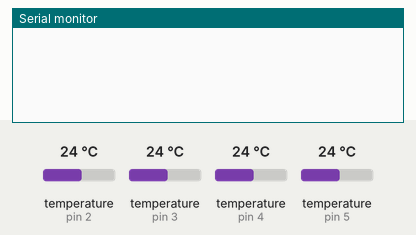
Recording of a sketch running on a simulated Arduino Uno, built with avr-gcc and run on an emulated ATmega328P. Shown: the last lines printed to the serial monitor. The test bench sets the inputs (shaded band); at power-on: temperature (sensors on pin 2, pin 3, pin 4, pin 5) 24 °C.

Above: at 1.2 s.
1.3 s: temperature (sensor on pin 2) set to 12 °C
At 4.2 s:
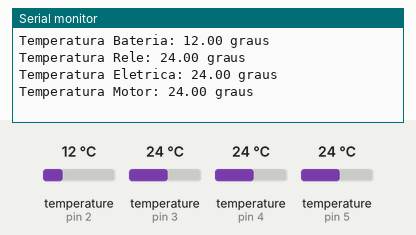
7.0 s: temperature (sensor on pin 3) set to 12 °C
At 7.7 s:
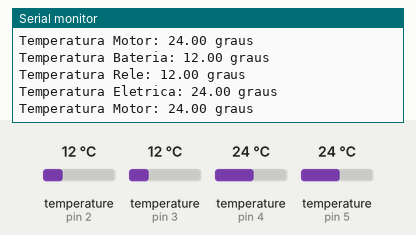
12.7 s: temperature (sensor on pin 4) set to 12 °C
At 15.9 s:
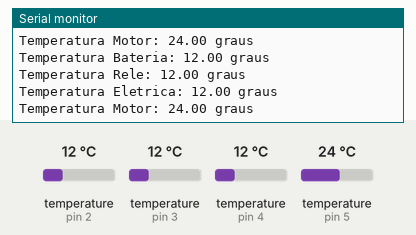
18.4 s: temperature (sensor on pin 5) set to 12 °C
At 20.6 s:
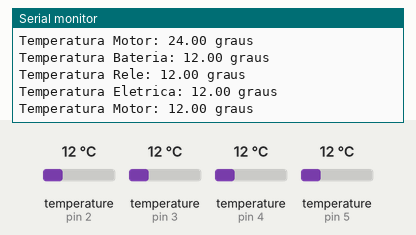
24.1 s: temperature (sensor on pin 2) set to 19 °C
29.8 s: temperature (sensor on pin 3) set to 19 °C
At 32.3 s:
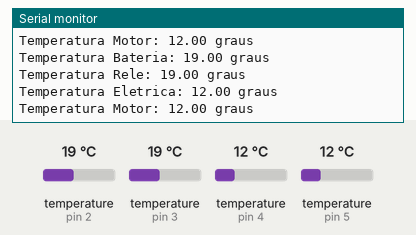
Timing chart, 0 to 33.8 s (numbered marks = the images above; inputs shaded):
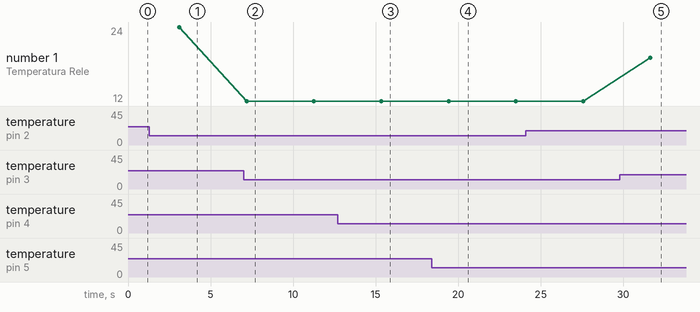

The sketch:

main.pak.ino
```cpp
#include <OneWire.h>
#include <DallasTemperature.h>

// Ajustar canais digitais, colocar nome de referência de cada canal
#define Sensor_Temp_Bateria 2
#define Sensor_Temp_rele 3
#define Sensor_Temp_eletrica 4
#define Sensor_Temp_motor 5

// Cria instâncias OneWire para cada sensor
OneWire oneWire_Bateria(Sensor_Temp_Bateria);
OneWire oneWire_rele(Sensor_Temp_rele);
OneWire oneWire_eletrica(Sensor_Temp_eletrica);
OneWire oneWire_motor(Sensor_Temp_motor);

// Cria instâncias DallasTemperature para cada sensor
DallasTemperature sensors_Bateria(&oneWire_Bateria);
DallasTemperature sensors_rele(&oneWire_rele);
DallasTemperature sensors_eletrica(&oneWire_eletrica);
DallasTemperature sensors_motor(&oneWire_motor);

void setup() {
  // Inicializa as bibliotecas e a comunicação serial
  Serial.begin(9600);

  sensors_Bateria.begin();
  sensors_rele.begin();
  sensors_eletrica.begin();
  sensors_motor.begin();
}

void loop() {
  // Solicita a leitura de temperaturas
  sensors_Bateria.requestTemperatures();
  sensors_rele.requestTemperatures();
  sensors_eletrica.requestTemperatures();
  sensors_motor.requestTemperatures();

  // Imprime as temperaturas em Celsius
  Serial.print("Temperatura Bateria: ");
  Serial.print(sensors_Bateria.getTempCByIndex(0));
  Serial.println(" graus");

  Serial.print("Temperatura Rele: ");
  Serial.print(sensors_rele.getTempCByIndex(0));
  Serial.println(" graus");

  Serial.print("Temperatura Eletrica: ");
  Serial.print(sensors_eletrica.getTempCByIndex(0));
  Serial.println(" graus");

  Serial.print("Temperatura Motor: ");
  Serial.print(sensors_motor.getTempCByIndex(0));
  Serial.println(" graus");

  delay(1000); // Aguarda um segundo antes da próxima leitura
}
```

Measured:
- after the input at 1.3 s, the serial monitor: prints a new line after 1.8 s (image 1)
- after the input at 7.0 s, the serial monitor: prints a new line after 0.18 s (image 2)
- after the input at 12.7 s, the serial monitor: prints a new line after 2.7 s (image 3)
- after the input at 18.4 s, the serial monitor: prints a new line after 1.1 s (image 4)
- after the input at 29.8 s, the serial monitor: prints a new line after 1.8 s (image 5)
